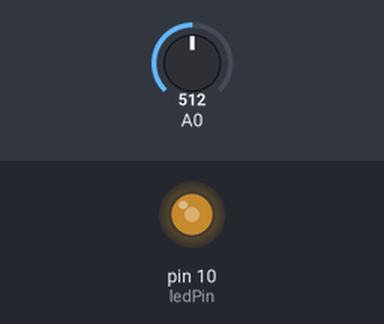
Simulated run of this sketch. Board: Arduino Uno, built with avr-gcc and run on an emulated ATmega328P. On the bench: output pins drawn as LEDs (lit = HIGH). The inputs (shaded band) are chosen by the test bench; at power-on: A0 = 512.

Above: at 1.2 s.
1.3 s: A0 set to 716
At 2.5 s:
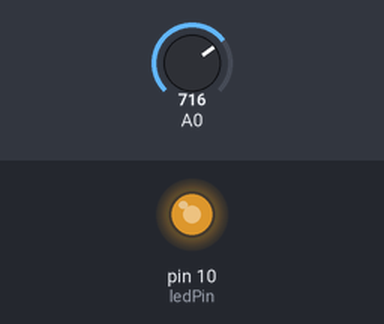
2.8 s: A0 set to 900
At 3.8 s:
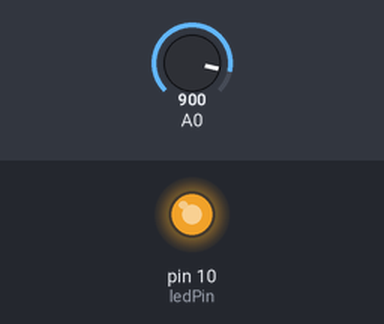
4.3 s: A0 set to 122
At 5.0 s:
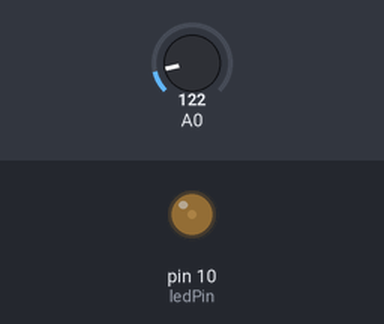
5.8 s: A0 set to 0
At 6.1 s:
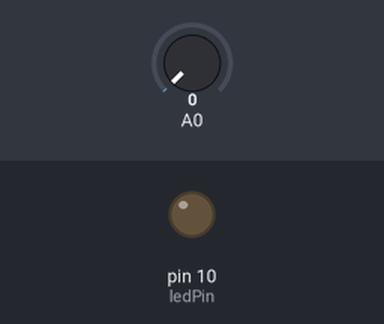
7.3 s: A0 set to 511
At 8.4 s:
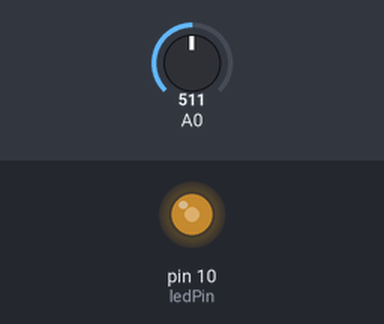
Timing chart, 0 to 9.8 s (numbered marks = the images above; inputs shaded):
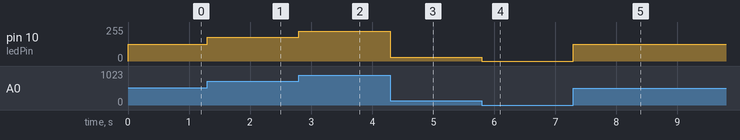

The sketch:

10-AnalogRead.ino
```cpp
/*
   AnalogRead
   通过电位器改变LED灯亮度
*/

int ledPin = 10;

int readValue = 0; //保存读到的模拟值
int ledValue = 0;  //保存LED灯占空比

void setup()
{
  pinMode(ledPin, OUTPUT);     //数字口要选择带~号的具有pwm功能的输出口
}

void loop()
{
  readValue = analogRead(A0);     //读取A0模拟口的数值（0-5V 对应 0-1204取值）
  ledValue = map(readValue, 0, 1024, 0, 255); //将0到1024之间的数据映射成0到255之间的数据
  analogWrite(ledPin, ledValue);   //PWM最大取值255
}
```

Measured:
- after the input at 1.3 s, pin 10 (ledPin): 127/255 → 178/255 at once
- after the input at 2.8 s, pin 10 (ledPin): 178/255 → 224/255 at once
- after the input at 4.3 s, pin 10 (ledPin): 224/255 → 30/255 at once
- after the input at 5.8 s, pin 10 (ledPin): 30/255 → 0/255 at once
- after the input at 7.3 s, pin 10 (ledPin): 0/255 → 127/255 at once
